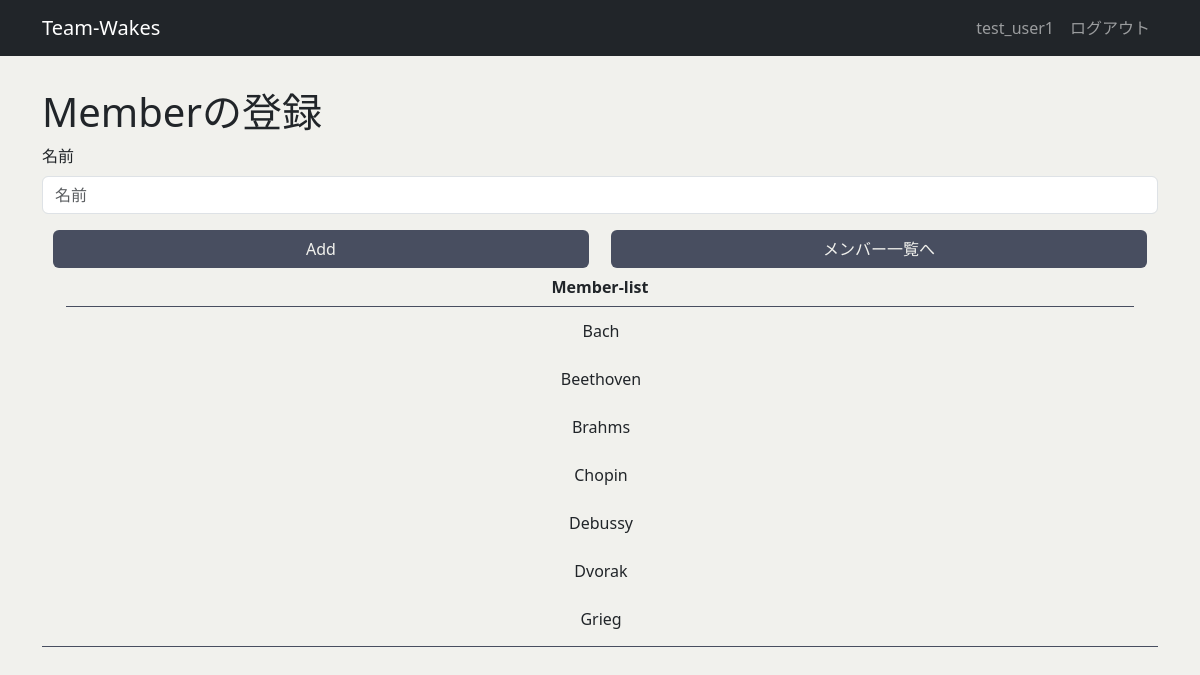
The app's page /member/member_new_list (signed in) with its own data.
### wakes/models.py (models this page shows, shortened)
class Member(models.Model):
    name = models.CharField('名前', max_length=12, blank=False)
    created_by = models.ForeignKey(settings.AUTH_USER_MODEL, verbose_name="作成者", on_delete=models.CASCADE)
    class Meta:
        db_table = 'members'

### member/views.py (the view)
# urls.py: path('member_new_list', member_new_list, name="member_new_list"),
@login_required
def member_new_list(request):
    form = MemberForm()
    user_id = request.user.id
    members = Member.objects.filter(created_by_id=user_id)
    members = members.order_by('name')
    context= {
        'members': members,
        'form': form,
    }
    return render(request, 'member/member_new_list.html', context)

### wakes/form.py
class MemberForm(forms.ModelForm):
    class Meta:
        model = Member
        fields = ('name',)

### templates/member/member_new_list.html (shortened to what this page needs)
{% extends 'base.html' %}
{% load django_bootstrap5 %}
{% block main %}
  <h1>Memberの登録</h1>
  <form action="{% url 'member:member_new' %}" method="post">
    {% bootstrap_form form %}
    <div class="btn-container">
      <button type="submit" value="add" class="btn btn-classic width-50">
        Add
      </button>
      <button type="submit" value="back" class="btn btn-classic width-50">
        <a href="{% url 'member:member' %}">
          メンバー一覧へ
        </a>
      </button>
    </div>
  </form>
  <h2 class="content-head">Member-list</h2>
  <div class="all-member-list-for-edit">
    <ul>
      {% for member in members %}
        <li class="member-list">{{ member.name }}</li>
      {% endfor %}
    </ul>
  </div>
{% endblock main %}

### templates/base.html (shortened to what this page needs)
{% load static %}
{% load django_bootstrap5 %}
<!DOCTYPE html>
<html lang="ja">
  <head>
    {% bootstrap_css %}
    <link rel="stylesheet" href="{% static 'wakes/css/style.css' %}">
  </head>
  <body>
    <nav class="navbar navbar-expand flex-md-row navbar-dark bg-dark">
      <div class="container justify-content-between">
        <a class="navbar-brand" href="/">Team-Wakes</a>
        <ul class="navbar-nav mr-md-2">
          {% if user.is_authenticated %}
            <li class="nav-item">
              <a class="nav-link">{{ user.username }}</a>
              <a class="nav-link" href="{% url 'logout' %}">ログアウト</a>
            </li>
          {% endif %}
        </ul>
      </div>
    </nav>
    <main>
      <div class="container">
        {% block main %}{% endblock main %}
      </div>
    </main>
  </body>
</html>

### static/wakes/css/style.css (style rules this page uses)
body { background-color: rgb(241, 241, 237); }
main { padding: 2rem 0; }
a { display: block; text-decoration: none; color: rgb(241, 241, 237); }
.nav-item { display: flex; }
label { display: block; cursor: pointer; }
.content-head { display: block; font-size: 16px; font-weight: bold; margin: 0 24px; line-height: 240%; border-bottom: 1px solid #484e60; text-align: center; }
.btn-classic { width: 100%; display: block; margin: 0 auto; background-color: #484e60; color: rgb(241, 241, 237); }
.member-list { list-style: none; padding: 0 15px; margin-right: 30px; line-height: 300%; }
.all-member-list-for-edit { width: 100%; height: 340px; overflow-y: scroll; text-align: center; border-bottom: 1px solid #484e60; }
.btn-container { display: flex; }
.width-50 { width: 48%; }

### records on screen
Member: name "Bach"
Member: name "Beethoven"
Member: name "Brahms"
Member: name "Chopin"
Member: name "Debussy"
Member: name "Dvorak"
Member: name "Grieg"

### other values on screen
{{ user.username }} "test_user1"
